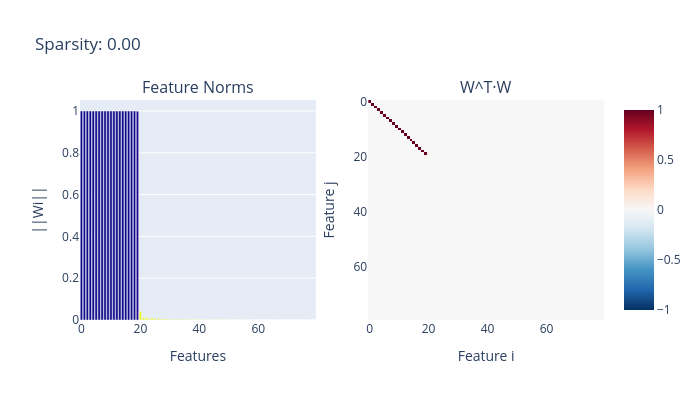
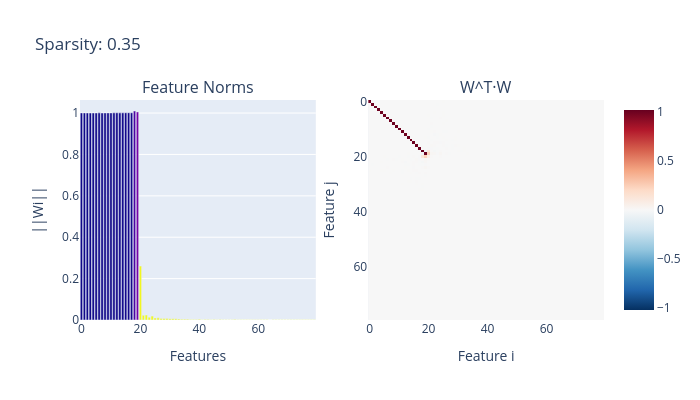
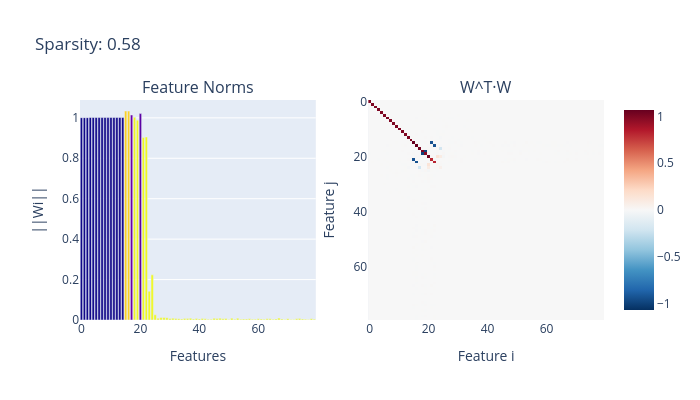
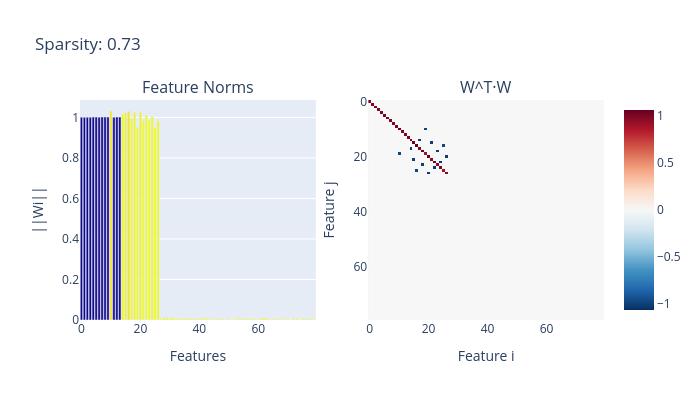

The cell these charts' notebook holds for them, in order:
### Code cell
def plot_superposition_score(model: ToyModel) -> float:
    feature_probabilities = model.feature_probabilities.detach().cpu()
    W = model.W.detach().cpu()

    W_norm = W / (1e-5 + torch.norm(W, p=2, dim=-1, keepdim=True))

    # Tensor containing the interference between features for each instance
    # d_feat1 is the feature direction on which d_feat2 projects
    # this is done for each instance separately with varying sparsity.
    interference = einops.einsum(
        W_norm, 
        W, 
        "n_inst d_feat1 d_hidden, n_inst d_feat2 d_hidden -> n_inst d_feat1 d_feat2",
    )
    indices = torch.arange(model.cfg.d_feat, device="cpu")
    interference[:, indices, indices] = 0.

    # Once we have the interference matrix, we can compute the polysemanticity score
    # We just take the norm of the interference to get a magintude.
    polysemanticity = interference.norm(dim=-1)
    
    WtW = einops.einsum(W, W, "n_inst d_feat d_hidden, n_inst d_feat2 d_hidden -> n_inst d_feat d_feat2")
    norms = W.norm(p=2, dim=-1)

    for inst in range(model.cfg.n_inst):
        fig = make_subplots(
            rows=1, cols=2,
            subplot_titles=("Feature Norms", "W^T·W")
        )
        fig.add_trace(
            go.Bar(
                x=indices.numpy(),
                y=norms[inst].numpy(),
                name="||Wi||",
                marker=dict(
                    color=polysemanticity[inst].numpy(),
                    cmin=0,
                    cmax=1,
                )
            ),
            row=1, col=1
        )
        fig.add_trace(
            go.Heatmap(
                z=WtW[inst].numpy(),
                colorscale="RdBu_r",
                zmid=0,
            ),
            row=1, col=2
        )
        
        fig.update_xaxes(title_text="Features", row=1, col=1)
        fig.update_yaxes(title_text="||Wi||", row=1, col=1)
        fig.update_xaxes(title_text="Feature i", row=1, col=2)
        fig.update_yaxes(title_text="Feature j", row=1, col=2, autorange="reversed")
        fig.update_layout(title_text=f"Sparsity: {(1 - feature_probabilities[inst][0]).item():.2f}", showlegend=False, width=700, height=400)
        fig.show()


plot_superposition_score(model)

### Figure 1 — Plotly figure (JSON) as saved in the notebook; plotly's stock layout.template omitted (floating-point values rounded to 4 significant figures; data arrays with more than 128 entries replaced by an {"elided": "..."} marker saying what was removed)
{"data": [{"marker": {"cmax": 1, "cmin": 0, "color": [0.002788, 0.003375, 0.00305, 0.003358, 0.00297, 0.004148, 0.002819, 0.002495, 0.003701, 0.003942, 0.004734, 0.006982, 0.003819, 0.005524, 0.003335, 0.006448, 0.008621, 0.008615, 0.01382, 0.04094, 0.9991, 0.999, 0.9991, 0.9983, 0.9989, 0.9982, 0.998, 0.9972, 0.9979, 0.9979, 0.9948, 0.9971, 0.9963, 0.997, 0.9953, 0.9965, 0.9964, 0.9938, 0.9946, 0.992, 0.9921, 0.9967, 0.994, 0.9898, 0.9902, 0.9884, 0.9868, 0.9857, 0.986, 0.9879, 0.98, 0.9851, 0.978, 0.9819, 0.9842, 0.98, 0.9828, 0.9801, 0.975, 0.9788, 0.9776, 0.9759, 0.9741, 0.9717, 0.9792, 0.9791, 0.9567, 0.9742, 0.975, 0.9759, 0.972, 0.9659, 0.9698, 0.9704, 0.9646, 0.9716, 0.9746, 0.9701, 0.9733, 0.971]}, "name": "||Wi||", "type": "bar", "x": [0, 1, 2, 3, 4, 5, 6, 7, 8, 9, 10, 11, 12, 13, 14, 15, 16, 17, 18, 19, 20, 21, 22, 23, 24, 25, 26, 27, 28, 29, 30, 31, 32, 33, 34, 35, 36, 37, 38, 39, 40, 41, 42, 43, 44, 45, 46, 47, 48, 49, 50, 51, 52, 53, 54, 55, 56, 57, 58, 59, 60, 61, 62, 63, 64, 65, 66, 67, 68, 69, 70, 71, 72, 73, 74, 75, 76, 77, 78, 79], "xaxis": "x", "y": [1.0, 0.9999, 1.0, 1.0, 0.9999, 0.9998, 0.9999, 1.0, 1.0, 1.0, 1.0, 1.0, 1.0, 1.0, 1.0, 0.9999, 1.0, 0.9999, 0.9999, 0.9993, 0.04138, 0.01038, 0.01159, 0.005994, 0.009646, 0.005823, 0.005399, 0.00371, 0.00503, 0.004649, 0.00194, 0.003337, 0.002657, 0.003251, 0.00207, 0.002701, 0.002765, 0.001653, 0.001846, 0.00124, 0.001258, 0.002956, 0.001724, 0.0009752, 0.001019, 0.0008481, 0.0007486, 0.0006886, 0.0007022, 0.0008311, 0.0004812, 0.0006721, 0.000449, 0.0005451, 0.0006283, 0.0004922, 0.0005781, 0.0004979, 0.0003928, 0.0004648, 0.0004401, 0.0004056, 0.0003787, 0.0003469, 0.0004773, 0.0004731, 0.0002211, 0.0003815, 0.0003939, 0.0004055, 0.00035, 0.0002831, 0.0003194, 0.0003268, 0.0002723, 0.0003418, 0.0003808, 0.0003278, 0.0003643, 0.000335], "yaxis": "y"}, {"colorscale": [[0, "rgb(5,48,97)"], [0.1, "rgb(33,102,172)"], [0.2, "rgb(67,147,195)"], [0.3, "rgb(146,197,222)"], [0.4, "rgb(209,229,240)"], [0.5, "rgb(247,247,247)"], [0.6, "rgb(253,219,199)"], [0.7, "rgb(244,165,130)"], [0.8, "rgb(214,96,77)"], [0.9, "rgb(178,24,43)"], [1, "rgb(103,0,31)"]], "type": "heatmap", "xaxis": "x2", "yaxis": "y2", "z": {"elided": "80x80 float values"}, "zmid": 0}], "layout": {"annotations": [{"font": {"size": 16}, "showarrow": false, "text": "Feature Norms", "x": 0.225, "xanchor": "center", "xref": "paper", "y": 1, "yanchor": "bottom", "yref": "paper"}, {"font": {"size": 16}, "showarrow": false, "text": "W^T·W", "x": 0.775, "xanchor": "center", "xref": "paper", "y": 1, "yanchor": "bottom", "yref": "paper"}], "height": 400, "showlegend": false, "title": {"text": "Sparsity: 0.00"}, "width": 700, "xaxis": {"anchor": "y", "domain": [0, 0.45], "title": {"text": "Features"}}, "xaxis2": {"anchor": "y2", "domain": [0.55, 1], "title": {"text": "Feature i"}}, "yaxis": {"anchor": "x", "domain": [0, 1], "title": {"text": "||Wi||"}}, "yaxis2": {"anchor": "x2", "autorange": "reversed", "domain": [0, 1], "title": {"text": "Feature j"}}}}

### Figure 2 — Plotly figure (JSON) as saved in the notebook; plotly's stock layout.template omitted (floating-point values rounded to 4 significant figures; data arrays with more than 128 entries replaced by an {"elided": "..."} marker saying what was removed)
{"data": [{"marker": {"cmax": 1, "cmin": 0, "color": [0.005011, 0.004815, 0.003996, 0.004747, 0.004838, 0.005557, 0.006286, 0.00561, 0.006942, 0.005589, 0.006906, 0.009047, 0.0116, 0.009092, 0.009006, 0.01237, 0.01351, 0.01377, 0.1229, 0.2327, 0.994, 1.019, 1.016, 1.011, 1.022, 1.0, 1.006, 1.007, 0.9997, 1.0, 1.004, 1.007, 1.005, 1.014, 1.005, 1.007, 1.004, 0.9991, 1.011, 0.9971, 1.004, 0.997, 0.9988, 1.014, 1.0, 1.017, 1.005, 1.002, 1.0, 1.001, 0.9955, 1.002, 1.012, 1.003, 1.016, 1.004, 0.9914, 1.011, 1.018, 1.015, 1.007, 0.9943, 1.012, 1.004, 0.9875, 1.009, 1.003, 1.017, 1.014, 0.9957, 1.006, 1.005, 1.009, 1.008, 1.007, 0.9861, 0.9938, 0.9946, 1.012, 1.013]}, "name": "||Wi||", "type": "bar", "x": [0, 1, 2, 3, 4, 5, 6, 7, 8, 9, 10, 11, 12, 13, 14, 15, 16, 17, 18, 19, 20, 21, 22, 23, 24, 25, 26, 27, 28, 29, 30, 31, 32, 33, 34, 35, 36, 37, 38, 39, 40, 41, 42, 43, 44, 45, 46, 47, 48, 49, 50, 51, 52, 53, 54, 55, 56, 57, 58, 59, 60, 61, 62, 63, 64, 65, 66, 67, 68, 69, 70, 71, 72, 73, 74, 75, 76, 77, 78, 79], "xaxis": "x", "y": [1.001, 1.001, 1.001, 1.0, 1.0, 1.001, 1.001, 1.001, 1.001, 1.001, 1.001, 1.001, 1.001, 1.001, 1.001, 1.001, 1.002, 1.002, 1.01, 1.006, 0.2607, 0.0225, 0.02402, 0.01374, 0.01891, 0.01007, 0.01052, 0.006729, 0.007195, 0.006682, 0.006362, 0.006326, 0.006022, 0.004769, 0.003477, 0.003961, 0.004056, 0.002709, 0.003015, 0.002353, 0.003142, 0.001785, 0.002987, 0.002608, 0.001679, 0.002418, 0.001543, 0.002284, 0.001691, 0.001145, 0.001358, 0.001438, 0.001852, 0.001478, 0.001247, 0.0009466, 0.0007264, 0.001139, 0.001466, 0.00156, 0.001455, 0.0008921, 0.001235, 0.0009515, 0.0005325, 0.001637, 0.0008237, 0.001047, 0.0009972, 0.000696, 0.001027, 0.001028, 0.001064, 0.0008161, 0.0008885, 0.0006633, 0.0006329, 0.0007069, 0.0008709, 0.001146], "yaxis": "y"}, {"colorscale": [[0, "rgb(5,48,97)"], [0.1, "rgb(33,102,172)"], [0.2, "rgb(67,147,195)"], [0.3, "rgb(146,197,222)"], [0.4, "rgb(209,229,240)"], [0.5, "rgb(247,247,247)"], [0.6, "rgb(253,219,199)"], [0.7, "rgb(244,165,130)"], [0.8, "rgb(214,96,77)"], [0.9, "rgb(178,24,43)"], [1, "rgb(103,0,31)"]], "type": "heatmap", "xaxis": "x2", "yaxis": "y2", "z": {"elided": "80x80 float values"}, "zmid": 0}], "layout": {"annotations": [{"font": {"size": 16}, "showarrow": false, "text": "Feature Norms", "x": 0.225, "xanchor": "center", "xref": "paper", "y": 1, "yanchor": "bottom", "yref": "paper"}, {"font": {"size": 16}, "showarrow": false, "text": "W^T·W", "x": 0.775, "xanchor": "center", "xref": "paper", "y": 1, "yanchor": "bottom", "yref": "paper"}], "height": 400, "showlegend": false, "title": {"text": "Sparsity: 0.35"}, "width": 700, "xaxis": {"anchor": "y", "domain": [0, 0.45], "title": {"text": "Features"}}, "xaxis2": {"anchor": "y2", "domain": [0.55, 1], "title": {"text": "Feature i"}}, "yaxis": {"anchor": "x", "domain": [0, 1], "title": {"text": "||Wi||"}}, "yaxis2": {"anchor": "x2", "autorange": "reversed", "domain": [0, 1], "title": {"text": "Feature j"}}}}

### Figure 3 — Plotly figure (JSON) as saved in the notebook; plotly's stock layout.template omitted (floating-point values rounded to 4 significant figures; data arrays with more than 128 entries replaced by an {"elided": "..."} marker saying what was removed)
{"data": [{"marker": {"cmax": 1, "cmin": 0, "color": [0.005918, 0.00694, 0.006248, 0.008233, 0.008467, 0.007114, 0.01081, 0.007765, 0.006121, 0.008898, 0.008202, 0.0109, 0.01049, 0.01533, 0.01145, 0.9026, 0.9055, 0.2076, 0.9889, 1.003, 0.1652, 1.034, 1.033, 1.027, 1.013, 1.125, 1.067, 1.123, 1.07, 1.244, 1.073, 1.265, 1.075, 1.14, 1.067, 1.139, 1.297, 1.291, 1.238, 1.233, 1.255, 1.343, 1.23, 1.287, 1.223, 1.364, 1.332, 1.377, 1.347, 1.359, 1.203, 1.391, 1.341, 1.346, 1.347, 1.268, 1.321, 1.351, 1.325, 1.342, 1.337, 1.257, 1.333, 1.353, 1.372, 1.301, 1.346, 1.378, 1.358, 1.328, 1.361, 1.195, 1.316, 1.381, 1.375, 1.339, 1.331, 1.167, 1.334, 1.306]}, "name": "||Wi||", "type": "bar", "x": [0, 1, 2, 3, 4, 5, 6, 7, 8, 9, 10, 11, 12, 13, 14, 15, 16, 17, 18, 19, 20, 21, 22, 23, 24, 25, 26, 27, 28, 29, 30, 31, 32, 33, 34, 35, 36, 37, 38, 39, 40, 41, 42, 43, 44, 45, 46, 47, 48, 49, 50, 51, 52, 53, 54, 55, 56, 57, 58, 59, 60, 61, 62, 63, 64, 65, 66, 67, 68, 69, 70, 71, 72, 73, 74, 75, 76, 77, 78, 79], "xaxis": "x", "y": [1.001, 1.001, 1.001, 1.002, 1.002, 1.002, 1.001, 1.001, 1.002, 1.001, 1.002, 1.002, 1.001, 1.002, 1.001, 1.034, 1.033, 1.014, 1.003, 0.9885, 1.021, 0.9023, 0.9053, 0.1419, 0.2234, 0.02598, 0.008426, 0.0121, 0.01293, 0.01137, 0.007819, 0.009175, 0.007129, 0.006606, 0.005118, 0.006959, 0.006868, 0.008728, 0.004837, 0.007054, 0.005049, 0.007119, 0.006056, 0.003541, 0.003941, 0.008314, 0.007322, 0.009273, 0.006254, 0.007735, 0.003037, 0.008878, 0.003968, 0.008924, 0.004309, 0.004367, 0.004461, 0.005839, 0.004204, 0.003943, 0.005924, 0.004822, 0.003744, 0.005639, 0.005895, 0.003112, 0.005352, 0.009449, 0.005015, 0.002665, 0.00657, 0.002769, 0.002179, 0.005586, 0.006917, 0.005004, 0.00419, 0.001986, 0.006409, 0.004203], "yaxis": "y"}, {"colorscale": [[0, "rgb(5,48,97)"], [0.1, "rgb(33,102,172)"], [0.2, "rgb(67,147,195)"], [0.3, "rgb(146,197,222)"], [0.4, "rgb(209,229,240)"], [0.5, "rgb(247,247,247)"], [0.6, "rgb(253,219,199)"], [0.7, "rgb(244,165,130)"], [0.8, "rgb(214,96,77)"], [0.9, "rgb(178,24,43)"], [1, "rgb(103,0,31)"]], "type": "heatmap", "xaxis": "x2", "yaxis": "y2", "z": {"elided": "80x80 float values"}, "zmid": 0}], "layout": {"annotations": [{"font": {"size": 16}, "showarrow": false, "text": "Feature Norms", "x": 0.225, "xanchor": "center", "xref": "paper", "y": 1, "yanchor": "bottom", "yref": "paper"}, {"font": {"size": 16}, "showarrow": false, "text": "W^T·W", "x": 0.775, "xanchor": "center", "xref": "paper", "y": 1, "yanchor": "bottom", "yref": "paper"}], "height": 400, "showlegend": false, "title": {"text": "Sparsity: 0.58"}, "width": 700, "xaxis": {"anchor": "y", "domain": [0, 0.45], "title": {"text": "Features"}}, "xaxis2": {"anchor": "y2", "domain": [0.55, 1], "title": {"text": "Feature i"}}, "yaxis": {"anchor": "x", "domain": [0, 1], "title": {"text": "||Wi||"}}, "yaxis2": {"anchor": "x2", "autorange": "reversed", "domain": [0, 1], "title": {"text": "Feature j"}}}}

### Figure 4 — Plotly figure (JSON) as saved in the notebook; plotly's stock layout.template omitted (floating-point values rounded to 4 significant figures; data arrays with more than 128 entries replaced by an {"elided": "..."} marker saying what was removed)
{"data": [{"marker": {"cmax": 1, "cmin": 0, "color": [0.005535, 0.006075, 0.007106, 0.006314, 0.007826, 0.008782, 0.006878, 0.01088, 0.008986, 0.01021, 0.9499, 0.01063, 0.01256, 0.01025, 0.9968, 0.9855, 0.9475, 1.017, 0.9874, 1.032, 0.9844, 1.024, 1.004, 1.025, 1.012, 1.03, 1.025, 1.254, 1.267, 1.176, 1.238, 1.339, 1.278, 1.153, 1.339, 1.246, 1.324, 1.322, 1.178, 1.345, 1.334, 1.387, 1.39, 1.393, 1.253, 1.399, 1.392, 1.37, 1.403, 1.361, 1.377, 1.375, 1.385, 1.402, 1.397, 1.39, 1.405, 1.388, 1.403, 1.397, 1.375, 1.404, 1.415, 1.394, 1.387, 1.403, 1.388, 1.386, 1.406, 1.375, 1.388, 1.339, 1.392, 1.39, 1.395, 1.394, 1.391, 1.406, 1.402, 1.379]}, "name": "||Wi||", "type": "bar", "x": [0, 1, 2, 3, 4, 5, 6, 7, 8, 9, 10, 11, 12, 13, 14, 15, 16, 17, 18, 19, 20, 21, 22, 23, 24, 25, 26, 27, 28, 29, 30, 31, 32, 33, 34, 35, 36, 37, 38, 39, 40, 41, 42, 43, 44, 45, 46, 47, 48, 49, 50, 51, 52, 53, 54, 55, 56, 57, 58, 59, 60, 61, 62, 63, 64, 65, 66, 67, 68, 69, 70, 71, 72, 73, 74, 75, 76, 77, 78, 79], "xaxis": "x", "y": [1.002, 1.001, 1.001, 1.001, 1.002, 1.002, 1.001, 1.003, 1.002, 1.002, 1.032, 1.001, 1.002, 1.002, 1.017, 1.024, 1.03, 0.9967, 1.025, 0.9495, 1.025, 0.9853, 1.012, 0.9873, 1.004, 0.9473, 0.9843, 0.007962, 0.01183, 0.01059, 0.008529, 0.0109, 0.008607, 0.006605, 0.007766, 0.006789, 0.008628, 0.00715, 0.004366, 0.006965, 0.006097, 0.009879, 0.008381, 0.00572, 0.003315, 0.005842, 0.005469, 0.004629, 0.00596, 0.004062, 0.005697, 0.003287, 0.004248, 0.009002, 0.00562, 0.00658, 0.00865, 0.004889, 0.0058, 0.005451, 0.003586, 0.009145, 0.01013, 0.008367, 0.004496, 0.004725, 0.006457, 0.004567, 0.006605, 0.003994, 0.005546, 0.002828, 0.007219, 0.006764, 0.004173, 0.007228, 0.005037, 0.006879, 0.006153, 0.003214], "yaxis": "y"}, {"colorscale": [[0, "rgb(5,48,97)"], [0.1, "rgb(33,102,172)"], [0.2, "rgb(67,147,195)"], [0.3, "rgb(146,197,222)"], [0.4, "rgb(209,229,240)"], [0.5, "rgb(247,247,247)"], [0.6, "rgb(253,219,199)"], [0.7, "rgb(244,165,130)"], [0.8, "rgb(214,96,77)"], [0.9, "rgb(178,24,43)"], [1, "rgb(103,0,31)"]], "type": "heatmap", "xaxis": "x2", "yaxis": "y2", "z": {"elided": "80x80 float values"}, "zmid": 0}], "layout": {"annotations": [{"font": {"size": 16}, "showarrow": false, "text": "Feature Norms", "x": 0.225, "xanchor": "center", "xref": "paper", "y": 1, "yanchor": "bottom", "yref": "paper"}, {"font": {"size": 16}, "showarrow": false, "text": "W^T·W", "x": 0.775, "xanchor": "center", "xref": "paper", "y": 1, "yanchor": "bottom", "yref": "paper"}], "height": 400, "showlegend": false, "title": {"text": "Sparsity: 0.73"}, "width": 700, "xaxis": {"anchor": "y", "domain": [0, 0.45], "title": {"text": "Features"}}, "xaxis2": {"anchor": "y2", "domain": [0.55, 1], "title": {"text": "Feature i"}}, "yaxis": {"anchor": "x", "domain": [0, 1], "title": {"text": "||Wi||"}}, "yaxis2": {"anchor": "x2", "autorange": "reversed", "domain": [0, 1], "title": {"text": "Feature j"}}}}
